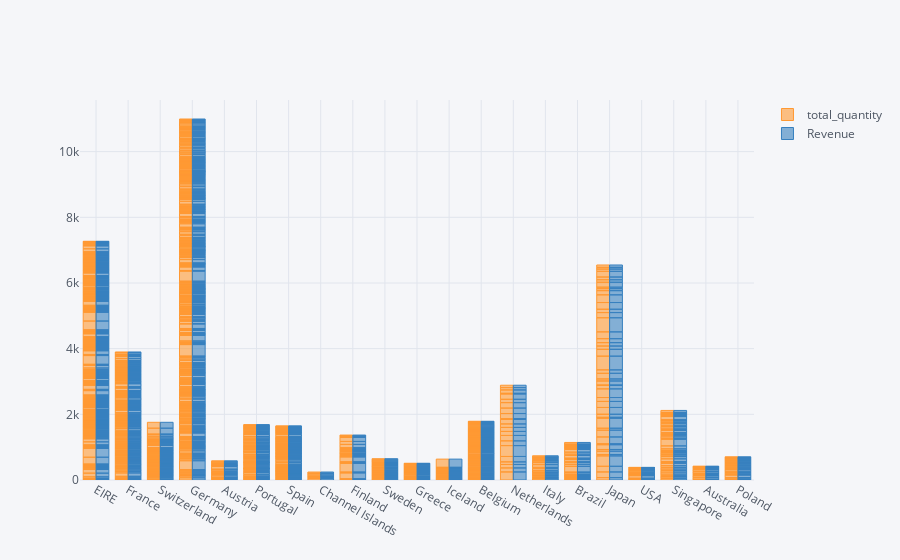

The notebook cell this image was saved under:
### Code cell
data[(data['Country']!='United Kingdom')&(data['InvoiceDate'].dt.month==4) & (data['InvoiceDate'].dt.year==2011)][['Country','total_quantity','Revenue']].iplot(kind='bar', x='Country' )

### Figure 1 — Plotly figure (JSON) as saved in the notebook; plotly's stock layout.template omitted (floating-point values rounded to 4 significant figures; data arrays with more than 128 entries replaced by an {"elided": "..."} marker saying what was removed)
{"data": [{"marker": {"color": "rgba(255, 153, 51, 0.6)", "line": {"color": "rgba(255, 153, 51, 1.0)", "width": 1}}, "name": "total_quantity", "orientation": "v", "text": "", "type": "bar", "uid": "4ddc0240-c108-4ca2-85e4-db590cd6fa3b", "x": {"elided": "1688 str values"}, "y": {"elided": "1688 float values"}}, {"marker": {"color": "rgba(55, 128, 191, 0.6)", "line": {"color": "rgba(55, 128, 191, 1.0)", "width": 1}}, "name": "Revenue", "orientation": "v", "text": "", "type": "bar", "uid": "c6280691-ec5c-4d7d-ab05-773af924a984", "x": {"elided": "1688 str values"}, "y": {"elided": "1688 float values"}}], "layout": {"legend": {"bgcolor": "#F5F6F9", "font": {"color": "#4D5663"}}, "paper_bgcolor": "#F5F6F9", "plot_bgcolor": "#F5F6F9", "title": {"font": {"color": "#4D5663"}}, "xaxis": {"gridcolor": "#E1E5ED", "showgrid": true, "tickfont": {"color": "#4D5663"}, "title": {"font": {"color": "#4D5663"}, "text": ""}, "zerolinecolor": "#E1E5ED"}, "yaxis": {"gridcolor": "#E1E5ED", "showgrid": true, "tickfont": {"color": "#4D5663"}, "title": {"font": {"color": "#4D5663"}, "text": ""}, "zerolinecolor": "#E1E5ED"}}}
